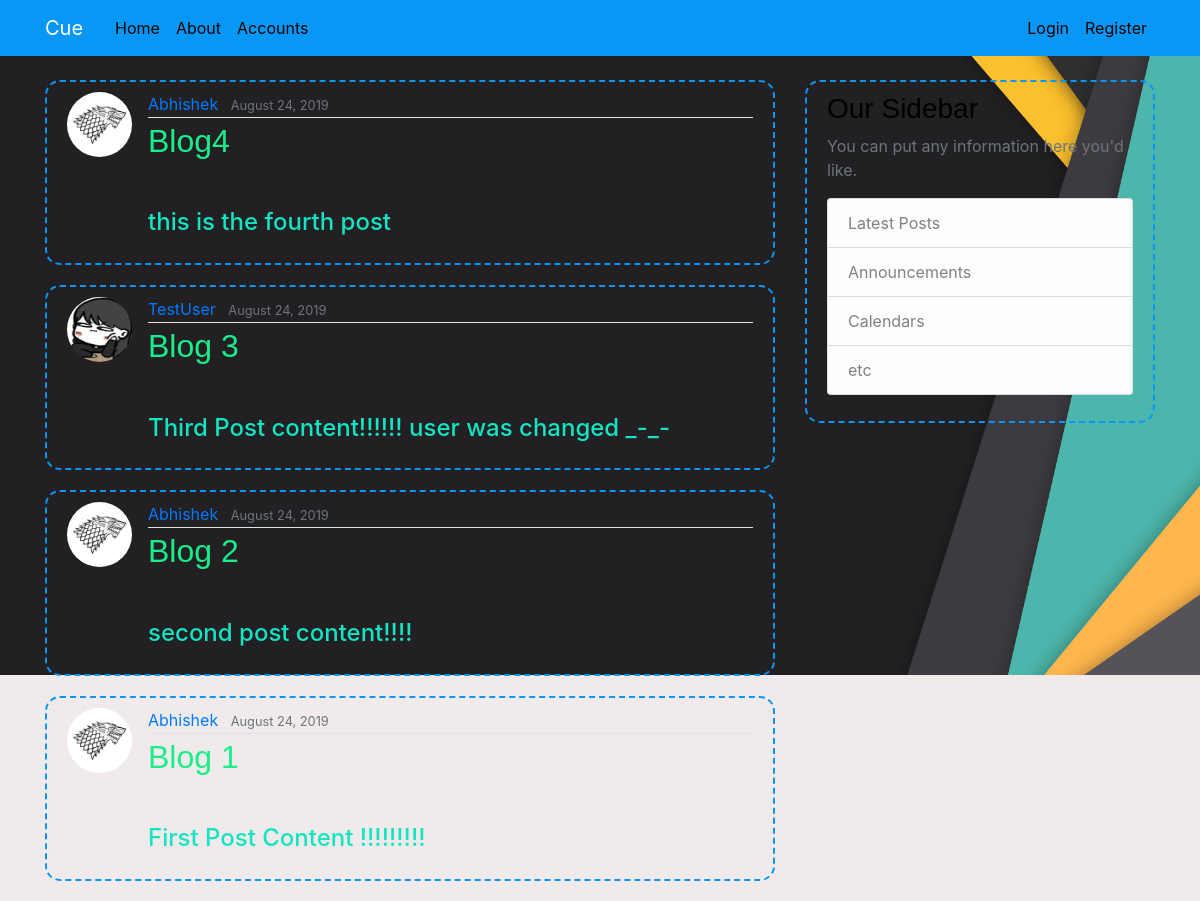
Before: /home/ with the older database file.
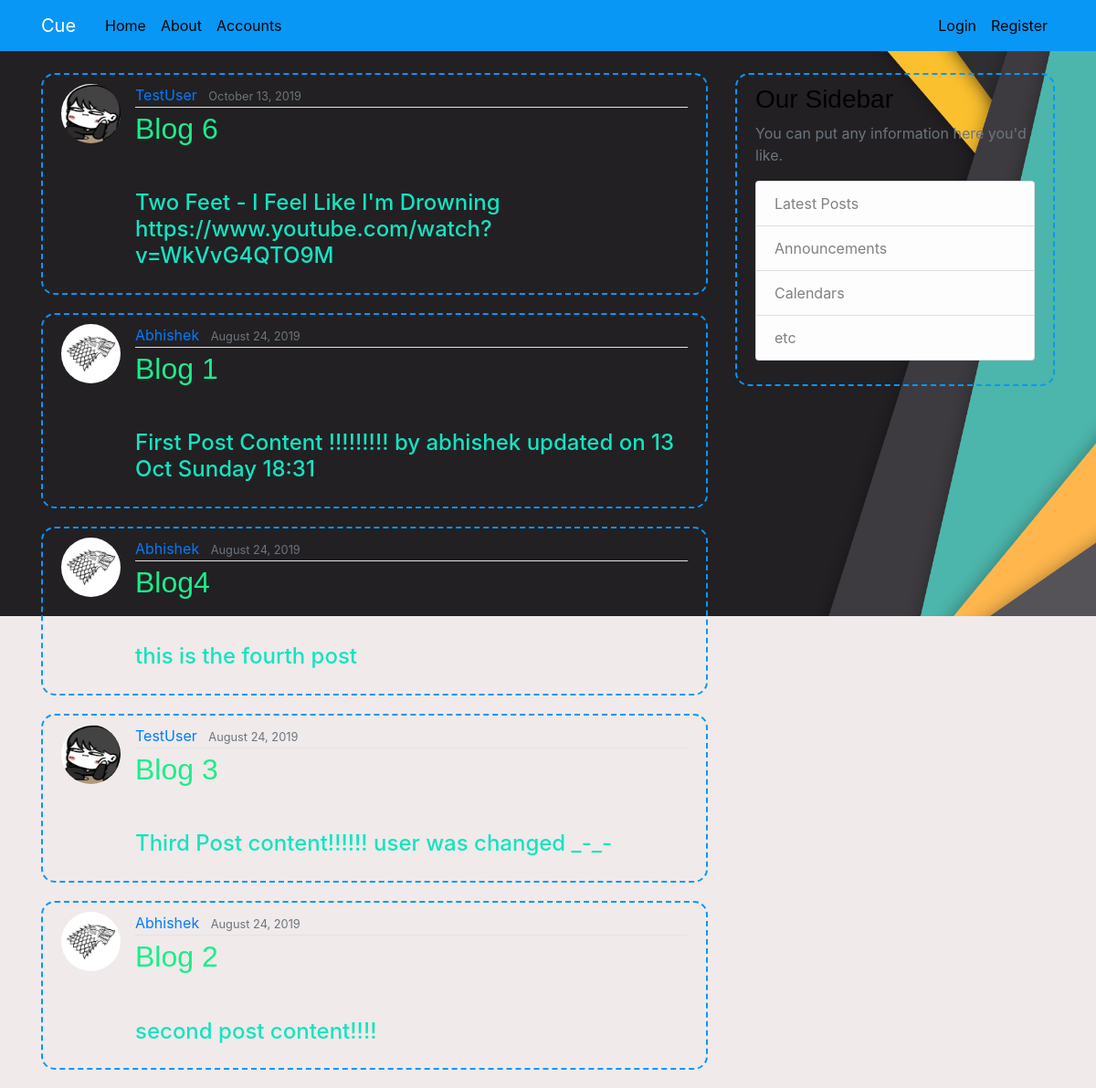
After: the same page with the newer database file.
### blog/models.py (models this page shows, shortened)
class Post(models.Model):
    title = models.CharField(max_length = 100)
    content = models.TextField()
    date_posted = models.DateTimeField(default=timezone.now)
    author  = models.ForeignKey(User,on_delete=models.CASCADE)
    image = models.ImageField(blank=True,null=True,upload_to='posts_pics')
    @property
    def image_url(self):
        if self.image:
            return self.image.url
        return ''

### users/models.py (models this page shows, shortened)
class Profile(models.Model):
    user = models.OneToOneField(User,on_delete=models.CASCADE)
    image = models.ImageField(default='default.jpg',upload_to='profile_pics')

### blog/views.py (the view)
# urls.py: path('home/',PostListView.as_view(),name='blog-home'),#homepage now
class PostListView(ListView):
    model = Post
    template_name = 'blog/home.html'
    context_object_name = 'posts'
    ordering = ['-date_posted']

### blog/templates/blog/home.html (shortened to what this page needs)
{% extends "blog/base.html" %}
{% block content %}
    {% for post in posts %}
    <article class="media content-section">
     <img class = "rounded-circle article-img" src = "{{ post.author.profile.image.url }}">
            <div class="media-body">
              <div class="article-metadata">
                <a class="mr-2" href="#">{{ post.author }}</a>
                <small class="text-muted">{{ post.date_posted |date:"F d, Y"}}</small>
              </div>
              <h2><a class="article-title" href="{% url 'post-detail' post.id %}">{{ post.title }}</a></h2>
              <div class = "polaroid">
              </div>
              <p><h4>{{ post.content }}</h4></p>
            </div>
    </article>
    {% endfor %}
{% endblock content %}

### blog/templates/blog/base.html (shortened to what this page needs)
{% load static %}
<!DOCTYPE html>
<html>
<head>
        <link rel="stylesheet" href="https://maxcdn.bootstrapcdn.com/bootstrap/4.0.0/css/bootstrap.min.css">
        <link rel="stylesheet" type ="text/css" href = "{% static 'blog/main.css' %}">
</head>
<body style="background-image: url({% static 'blog/background.jpg' %}); background-size:100%;  background-repeat: no-repeat;background-attachment: fixed;">
        <header class="site-header">
                <nav class="navbar navbar-expand-md navbar-dark bg-steel fixed-top">
                  <div class="container">
                    <a class="navbar-brand mr-4" href="{% url 'blog-home' %}">Cue</a>
                    <div class="collapse navbar-collapse" id="navbarToggle">
                      <div class="navbar-nav mr-auto">
                        <a class="nav-item nav-link" href="{% url 'blog-home' %}">Home</a>
                        <a class="nav-item nav-link" href="{% url 'blog-about' %}">About</a>
                        <a class="nav-item nav-link" href="#">Accounts</a>
                      </div>
                      <div class="navbar-nav">
                      {% if user.is_authenticated %}
                      <a class="nav-item nav-link" href="{% url 'post-create' %}">New Post</a>
                      <a class="nav-item nav-link" href="{% url 'profile' %}">Profile</a>
                      <a class="nav-item nav-link" href="{% url 'logout' %}">Logout</a>
                      {% else %}
                        <a class="nav-item nav-link" href="{% url 'login' %}">Login</a>
                        <a class="nav-item nav-link" href="{% url 'register' %}">Register</a>
                      {% endif %}
                      </div>
                    </div>
                  </div>
                </nav>
        </header>
            <main role="main" class="container">
                    <div class="row">
                      <div class="col-md-8">
                          {% block content %}{% endblock %}
                      </div>
                      <div class="col-md-4">
                        <div class="content-section">
                          <h3>Our Sidebar</h3>
                          <p class='text-muted'>You can put any information here you'd like.
                            <ul class="list-group">
                              <li class="list-group-item list-group-item-light">Latest Posts</li>
                              <li class="list-group-item list-group-item-light">Announcements</li>
                              <li class="list-group-item list-group-item-light">Calendars</li>
                              <li class="list-group-item list-group-item-light">etc</li>
                            </ul>
                          </p>
                        </div>
                      </div>
                    </div>
            </main>
</body>
</html>

### blog/static/blog/main.css (style rules this page uses)
body { background: #f0eaea; color: #111010; margin-top: 5rem; }
h1, h2, h3 { color: #030202; font-family: Arial, Helvetica, sans-serif; }
h4, h5, h6 { color: #13e4c1; font-display: Helvetica; }
ul { margin: 0; }
.bg-steel { background-color:#0997f6 ; }
.site-header .navbar-nav .nav-link { color: #020302; }
.content-section { background:transparent; padding: 10px 20px; border: 2px dashed #0997f6; border-radius: 15px; margin-bottom: 20px; color: #fffff0; }
.article-title { color: #1aee8b; }
.article-img { height: 65px; width: 65px; margin-right: 16px; }
.article-metadata { padding-bottom: 1px; margin-bottom: 4px; border-bottom: 1px solid #e3e3e3 }

Changed rows visible on the page:
added Post: author.profile.image (picture), author "TestUser", date_posted "October 13, 2019", title "Blog 6", content "Two Feet - I Feel Like I'm Drowning https://www.youtube.com/watch?v=WkVvG4QTO9M"
changed Post "Blog 1": content "First Post Content !!!!!!!!!" → "First Post Content !!!!!!!!! by abhishek updated on 13 Oct Sunday 18:31"; moves up the list
